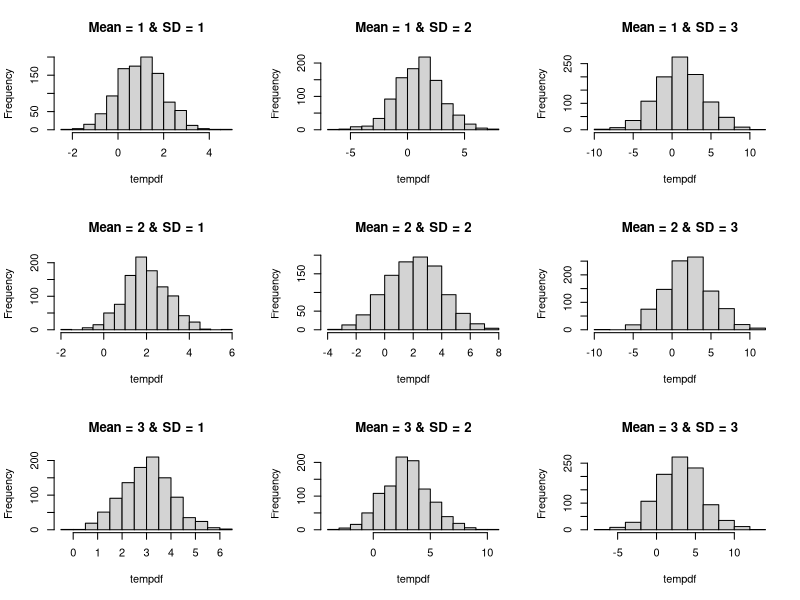
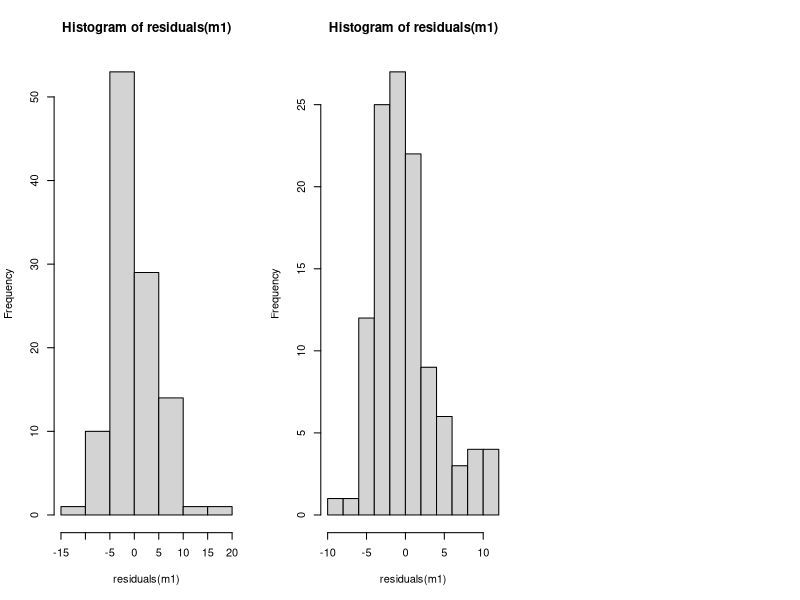

Generate these figures, in order, with R:
## ---- chunk 1
library(palmerpenguins)
penguins <- penguins[!is.na(penguins$body_mass_g),]
penguins <- data.frame(penguins) ## drop NAs and convert to  data.frame
str(penguins)


### separate linear models for each species
adelie <- subset(penguins, species=="Adelie")
corAde <- cor(adelie$bill_length_mm, adelie$bill_depth_mm, use="complete.obs")
chinstrap <- subset(penguins, species=="Chinstrap")
corchin <- cor(chinstrap$bill_length_mm, chinstrap$bill_depth_mm, use="complete.obs")
gentoo <- subset(penguins, species=="Gentoo")
corGen <- cor(gentoo$bill_length_mm, gentoo$bill_depth_mm, use="complete.obs")
penguinDF <- data.frame(species=c("Adelie","Chinstrap","Gentoo"), 
                        corValue =c(corAde,corchin,corGen) )

## ---- chunk 2
for(i in 1:5){
  print(i)
}

## ---- chunk 3

## list species
speciesNames <- c("Adelie","Chinstrap","Gentoo")

## Empty vector to fill
outCor <- c()

for(i in 1:3){
tempPenguin <- subset(penguins, species==speciesNames[i]) ## subset species by that iteration
corVal <- cor(tempPenguin$bill_length_mm, tempPenguin$bill_depth_mm, use="complete.obs") ##conduct correlation
outCor <- c(outCor,corVal) ## join empty vector with new cor value
}
outCor

## ---- chunk 4

## Empty vector to fill
outCor <- c()

for(i in c("Adelie","Chinstrap","Gentoo")){
tempPenguin <- subset(penguins, species== i ) ## subset species by that iteration
corVal <- cor(tempPenguin$bill_length_mm, tempPenguin$bill_depth_mm, use="complete.obs") ##conduct correlation
outCor <- c(outCor,corVal) ## join empty vector with new cor value
}
outCor

## ---- chunk 5
## Empty data.frame to fill
coefout <- data.frame()

for(i in c("Adelie","Chinstrap","Gentoo")){
model <- lm(flipper_length_mm ~ body_mass_g, data= penguins, species == i )
dfTemp <- data.frame(species= i, 
                      coefficient = coef(model)[2],
                      intercept = coef(model)[2])
coefout <- rbind(coefout,dfTemp)
}
coefout
## ---- chunk 6
## Empty data.frame to fill
coefout <- data.frame()

for(i in c("Adelie","Chinstrap","Gentoo")){
  for(j in 2007:2009){
    
model <- lm(flipper_length_mm ~ body_mass_g, data= penguins, species == i & year == j )
dfTemp <- data.frame(species= i, 
                     year = j,
                      coefficient = coef(model)[2],
                      intercept = coef(model)[2])
coefout <- rbind(coefout,dfTemp)
  }
}
coefout
## ---- chunk 7

par(mfrow=c(3,3))
for(i in 1:3){
  for(j in 1:3){
  tempdf <- rnorm(1000, mean= i, sd = j )
  hist(tempdf, main=paste0("Mean = ",i," & SD = ",j))
  }
}


## ---- chunk 8
## Loop without conditional next
valOut <- c() ## empty vector
for (i in 0:5){
  tempVal <- log(i) 
  valOut <- c(valOut,tempVal)
}
valOut ## output


## Adding in next statement
valOut <- c()
for (i in 0:5){
  tempVal <- log(i) 
  if(is.infinite(tempVal)) { ## test expression of the loop
  next ## skip remainder of loop if test is true
  }
  valOut <- c(valOut,tempVal)
}
valOut
## ---- chunk 9

par(mfrow=c(1,3))
for(i in 2006:2008){
  tryCatch({ ## wrap the entire loop in a Try catch
  m1 <- lm(bill_length_mm ~ body_mass_g, data=penguins, year==i)
  hist(residuals(m1))
  }, error = function(e) print(i)) ## specify what occurs with an error messagge
}

